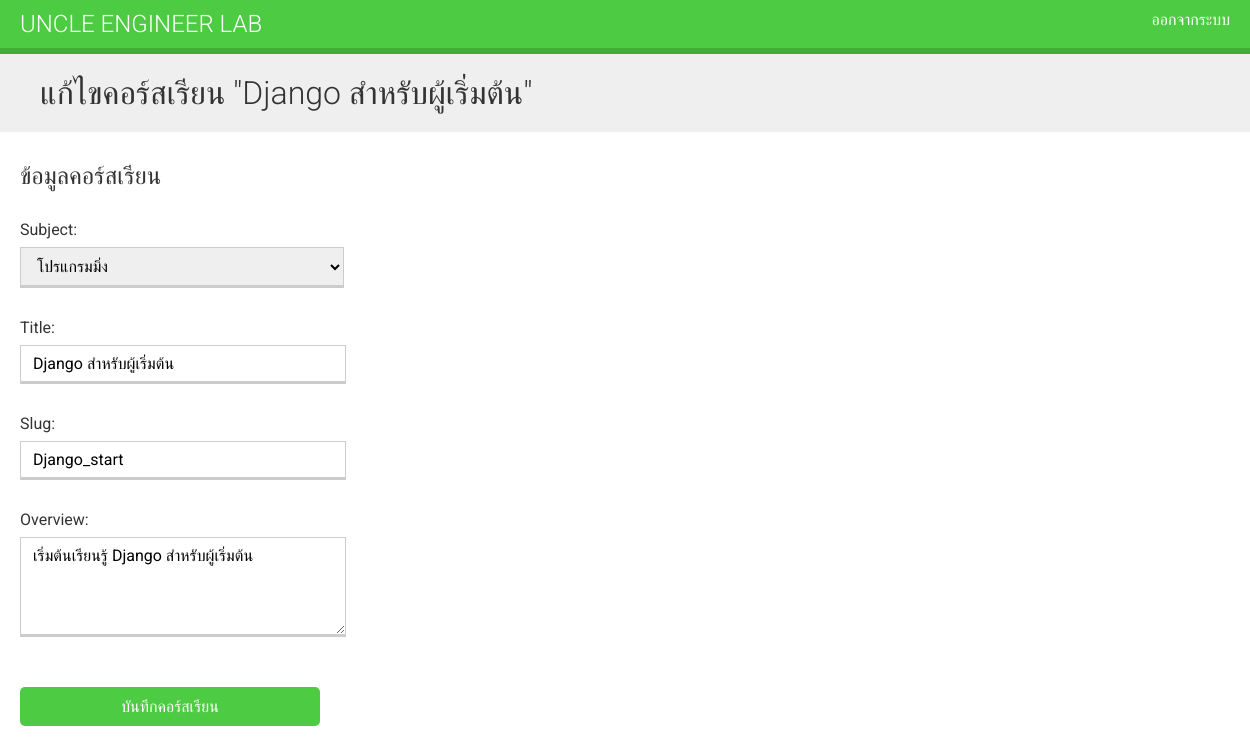
Page /course/6/edit/ (signed in) on the earlier database version.
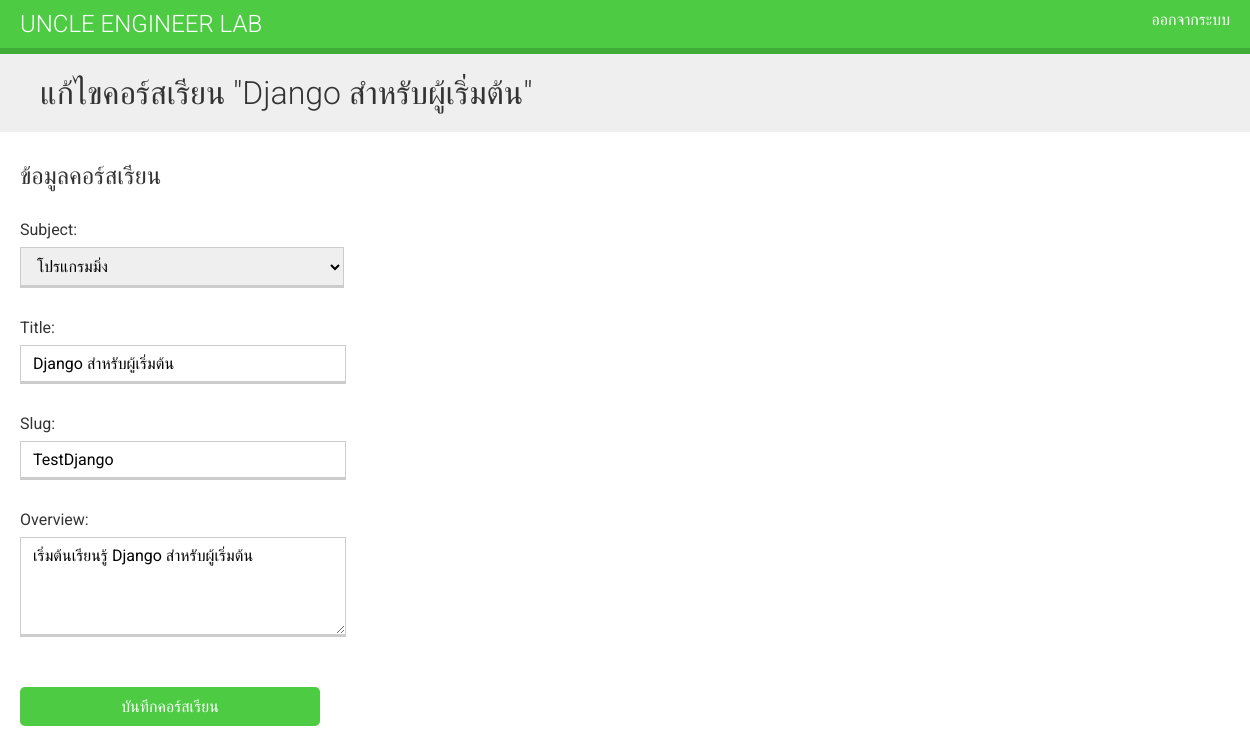
Same page on the later database version.
### courses/models.py (models this page shows, shortened)
class Course(models.Model):
    students = models.ManyToManyField(User,
                                    related_name='courses_joined',
                                    blank=True)
    owner = models.ForeignKey(User,related_name='courses_created',on_delete=models.CASCADE)
    subject = models.ForeignKey(Subject,related_name='courses',on_delete=models.CASCADE)
    title = models.CharField(max_length=200)
    slug = models.SlugField(max_length=200, unique=True)
    overview = models.TextField()
    created = models.DateTimeField(auto_now_add=True)
    class Meta:
        ordering = ['-created']

### courses/views.py (the view)
# urls.py: path('<pk>/edit/',views.CourseUpdateView.as_view(),name='course_edit'),
class CourseUpdateView(PermissionRequiredMixin,OwnerCourseEditMixin, UpdateView):
    permission_required = 'courses.change_course'

### courses/models.py (called while the page is built)
    def __str__(self):
        return self.title

### courses/views.py (called while the page is built)
    def get_queryset(self):
        qs = super(OwnerMixin, self).get_queryset()
        return qs.filter(owner=self.request.user)

### courses/templates/courses/manage/course/form.html (shortened to what this page needs)
{% extends "base.html" %}
{% block content %}
<h1>
    {% if object %}
        แก้ไขคอร์สเรียน "{{ object.title }}"
    {% else %}
        สร้างคอร์สเรียนใหม่
    {% endif %}
</h1>
<div class="module">
<h2>ข้อมูลคอร์สเรียน</h2>
<form action="." method="post">
    {{ form.as_p }}
<p><input type="submit" value="บันทึกคอร์สเรียน"></p>
</form>
</div>
{% endblock %}

Differences in the rows shown:
changed Course "Django สำหรับผู้เริ่มต้น": slug "Django_start" → "TestDjango"
